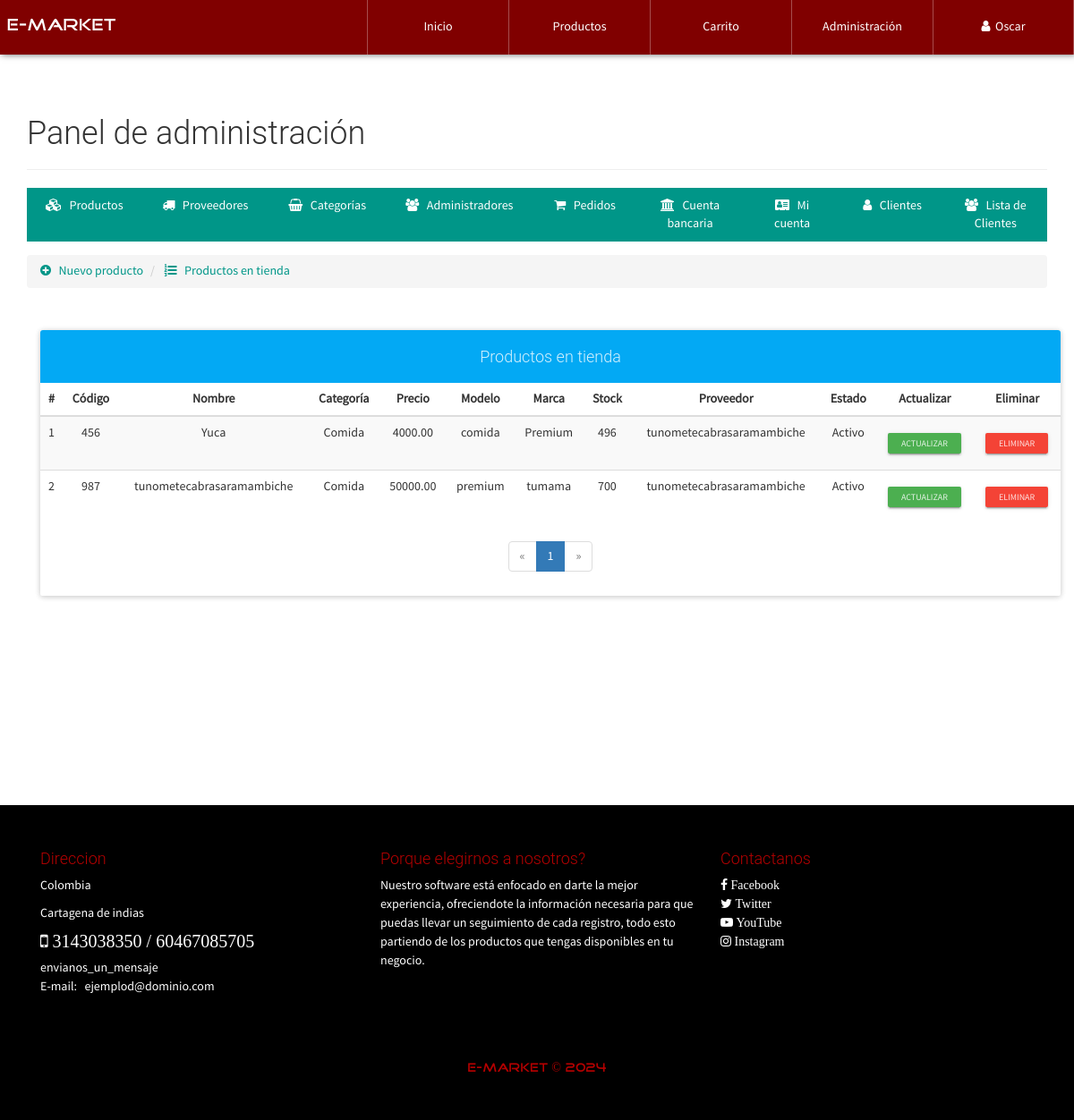
Before: /configAdmin.php?view=productlist (signed in) with the older database file.
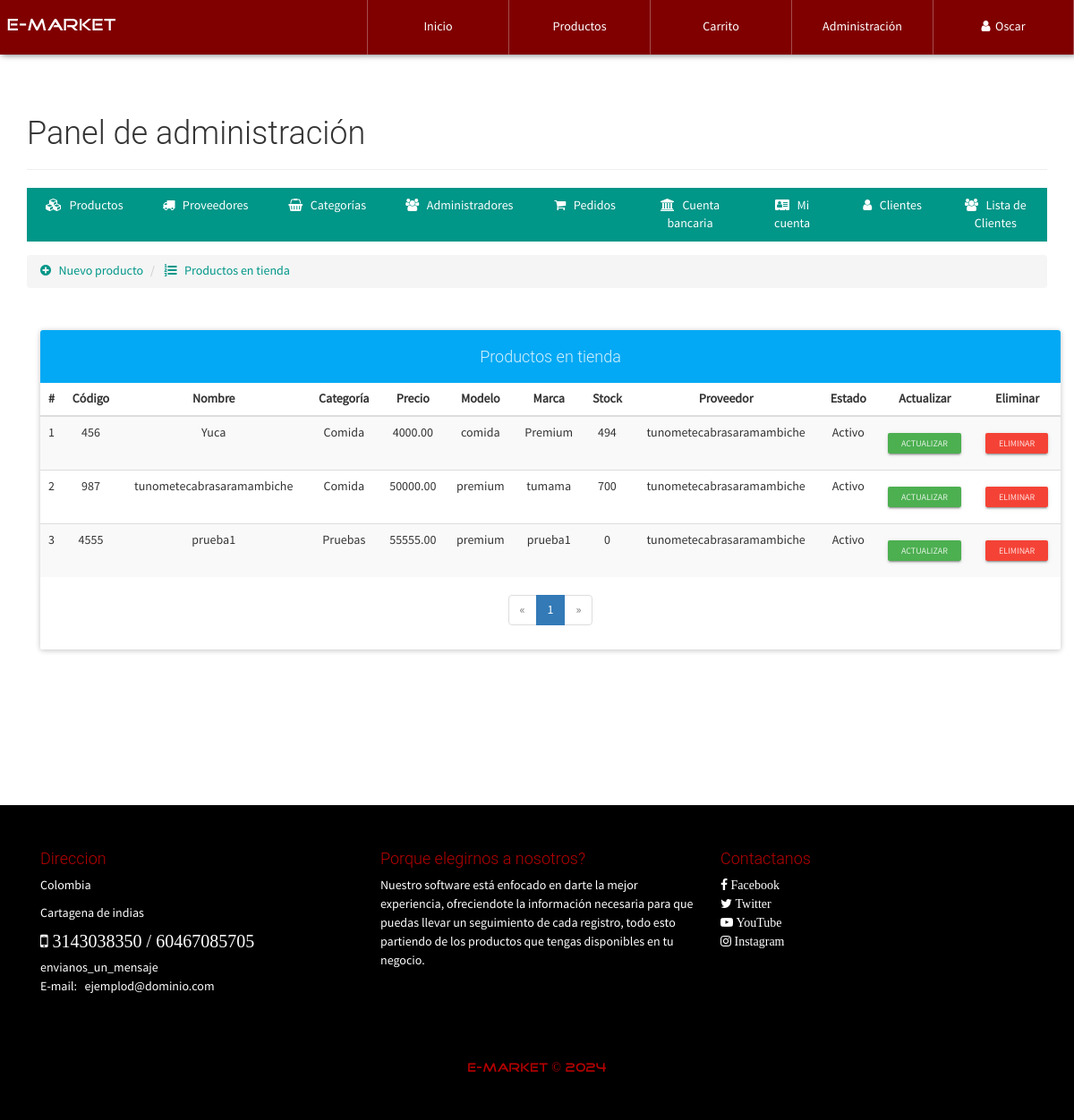
After: the same page with the newer database file.
### tables this page shows
CREATE TABLE `producto` (
  `id` int(20) NOT NULL,
  `CodigoProd` varchar(30) NOT NULL,
  `NombreProd` varchar(30) NOT NULL,
  `CodigoCat` varchar(30) NOT NULL,
  `Precio` decimal(30,2) NOT NULL,
  `Descuento` int(2) NOT NULL,
  `Modelo` varchar(30) NOT NULL,
  `Marca` varchar(30) NOT NULL,
  `Stock` int(20) NOT NULL,
  `NITProveedor` varchar(30) NOT NULL,
  `Imagen` varchar(150) NOT NULL,
  `Nombre` varchar(30) NOT NULL,
  `Estado` varchar(15) NOT NULL
);

CREATE TABLE `categoria` (
  `CodigoCat` varchar(30) NOT NULL,
  `Nombre` varchar(30) NOT NULL,
  `Descripcion` text NOT NULL
);

CREATE TABLE `proveedor` (
  `NITProveedor` varchar(30) NOT NULL,
  `NombreProveedor` varchar(30) NOT NULL,
  `Direccion` varchar(200) NOT NULL,
  `Telefono` varchar(20) NOT NULL,
  `PaginaWeb` varchar(30) NOT NULL
);

### Consultas/ConsultasSql.php (called while the page is built, shortened)
<?php
class ejecutar {
    public static function conectar(){
        if(!$con=  mysqli_connect(SERVER,USER,PASS,BD)){
            echo "Error en el servidor, verifique sus datos";
        }
        mysqli_set_charset($con, "utf8");
        return $con;
    }
    public static function consultar($query) {
        if (!$consul = mysqli_query(ejecutar::conectar(), $query)) {
            echo 'Error en la consulta SQL ejecutada';
        }
        return $consul;
    }
}

### admin/productlist-view.php (the view, shortened to what the changed rows need)
<div class="container">
    <div class="row">
        <div class="col-xs-12">
            <br><br>
            <div class="panel panel-info">
                <div class="table-responsive">
                    <table class="table table-striped table-hover">
                        <thead class="">
                            <tr>
                                <th class="text-center">#</th>
                                <th class="text-center">Código</th>
                                <th class="text-center">Nombre</th>
                                <th class="text-center">Categoría</th>
                                <th class="text-center">Precio</th>
                                <th class="text-center">Modelo</th>
                                <th class="text-center">Marca</th>
                                <th class="text-center">Stock</th>
                                <th class="text-center">Proveedor</th>
                                <th class="text-center">Estado</th>
                                <th class="text-center">Actualizar</th>
                                <th class="text-center">Eliminar</th>
                            </tr>
                        </thead>
                        <tbody>
                            <?php
                            $mysqli = mysqli_connect(SERVER, USER, PASS, BD);
                            mysqli_set_charset($mysqli, "utf8");
                            $pagina = isset($_GET['pag']) ? (int)$_GET['pag'] : 1;
                            $regpagina = 30;
                            $inicio = ($pagina > 1) ? (($pagina * $regpagina) - $regpagina) : 0;
                            $productos = mysqli_query($mysqli, "SELECT SQL_CALC_FOUND_ROWS * FROM producto LIMIT $inicio, $regpagina");
                            $totalregistros = mysqli_query($mysqli, "SELECT FOUND_ROWS()");
                            $totalregistros = mysqli_fetch_array($totalregistros, MYSQLI_ASSOC);
                            $numeropaginas = ceil($totalregistros["FOUND_ROWS()"] / $regpagina);
                            $cr = $inicio + 1;
                            while ($prod = mysqli_fetch_array($productos, MYSQLI_ASSOC)) {
                            ?>
                                <tr>
                                    <td class="text-center"><?php echo $cr; ?></td>
                                    <td class="text-center"><?php echo $prod['CodigoProd']; ?></td>
                                    <td class="text-center"><?php echo $prod['NombreProd']; ?></td>
                                    <td class="text-center">
                                        <?php
                                        $categ = ejecutar::consultar("SELECT Nombre FROM categoria WHERE CodigoCat='" . $prod['CodigoCat'] . "'");
                                        $datc = mysqli_fetch_array($categ, MYSQLI_ASSOC);
                                        echo $datc['Nombre'];
                                        ?>
                                    </td>
                                    <td class="text-center"><?php echo $prod['Precio']; ?></td>
                                    <td class="text-center"><?php echo $prod['Modelo']; ?></td>
                                    <td class="text-center"><?php echo $prod['Marca']; ?></td>
                                    <td class="text-center"><?php echo $prod['Stock']; ?></td>
                                    <td class="text-center">
                                        <?php
                                        $prov = ejecutar::consultar("SELECT NombreProveedor FROM proveedor WHERE NITProveedor='" . $prod['NITProveedor'] . "'");
                                        $datp = mysqli_fetch_array($prov, MYSQLI_ASSOC);
                                        echo $datp['NombreProveedor'];
                                        ?>
                                    </td>
                                    <td class="text-center">
                                        <?php echo $prod['Estado']; ?>
                                    </td>
                                    <td class="text-center">
                                        <a href="configAdmin.php?view=productinfo&code=<?php echo $prod['CodigoProd']; ?>" class="btn btn-raised btn-xs btn-success">Actualizar</a>
                                    </td>
                                    <td class="text-center">
                                        <form action="process/delprod.php" method="POST" class="FormCatElec" data-form="delete">
                                            <button type="submit" class="btn btn-raised btn-xs btn-danger">Eliminar</button>
                                        </form>
                                    </td>
                                </tr>
                            <?php
                                $cr++;
                            }
                            ?>
                        </tbody>
                    </table>
                </div>
                <?php if ($numeropaginas >= 1) : ?>
                    <div class="text-center">
                        <ul class="pagination">
                            <?php
                            for ($i = 1; $i <= $numeropaginas; $i++) {
                                if ($pagina == $i) {
                                    echo '<li class="active"><a href="configAdmin.php?view=productlist&pag=' . $i . '">' . $i . '</a></li>';
                                } else {
                                    echo '<li><a href="configAdmin.php?view=productlist&pag=' . $i . '">' . $i . '</a></li>';
                                }
                            }
                            ?>
                        </ul>
                    </div>
                <?php endif; ?>
            </div>
        </div>
    </div>
</div>

Changed rows visible on the page:
changed producto "Yuca": Stock "496" → "494"
added producto: CodigoProd "4555", NombreProd "prueba1", CodigoCat.Nombre "Pruebas", Precio "55555.00", Modelo "premium", Marca "prueba1", Stock "0", NITProveedor.NombreProveedor "tunometecabrasaramambiche", Estado "Activo"
